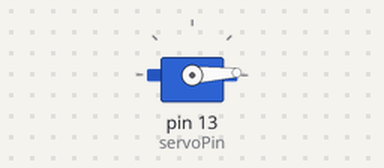
Bench run of a sketch on a simulated Arduino Uno, built with avr-gcc and run on an emulated ATmega328P. On the bench: servo.

Above: at 0.05 s.
At 0.7 s:
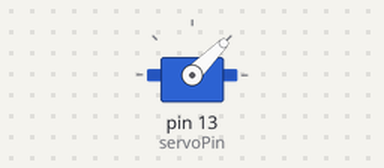
At 1.35 s:
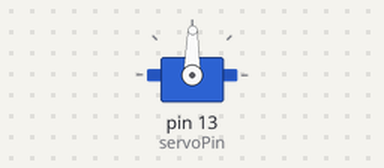
At 2.7 s:
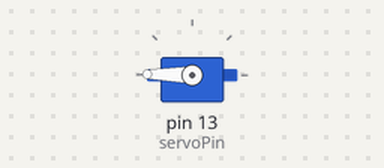
Timing chart, 0 to 6.3 s (numbered marks = the images above):
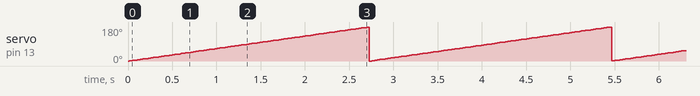

Measured:
- by itself, servo on pin 13 (servoPin): ramps from 0° to 180° and jumps back, once every 2.7 s

The sketch:

Servo+-180.ino
```cpp
#include <Servo.h>

int servoPin = 13;
Servo servo;

int angle = 0;

void setup()
{
  servo.attach(servoPin);
}


void loop()
{
  //moves servo to the 180dg position infinitive times
  for(; ; )
  {
    servo.write(angle);
    if(angle<180) angle++;  //turn 180 degrees
    else angle-= 180; //back to inital position
    delay(15);
  }

}
```
